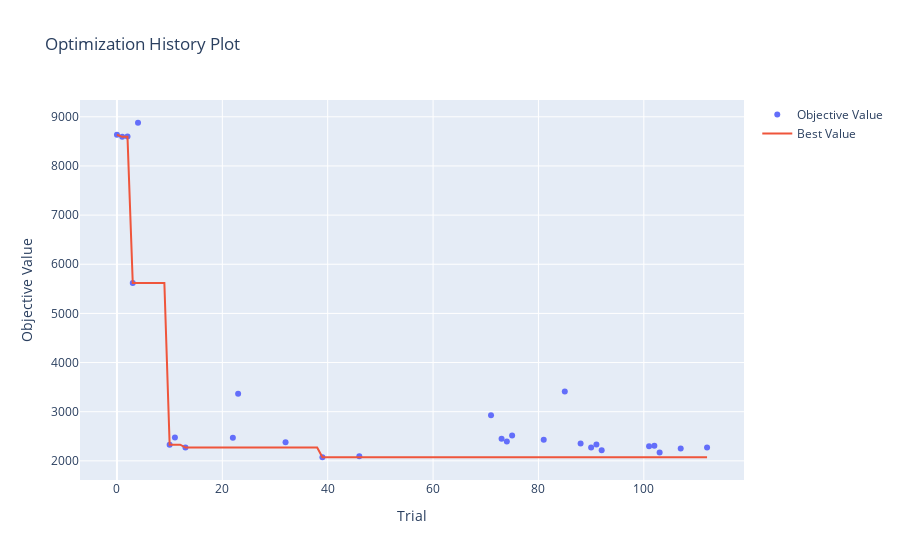

The cell this chart's notebook holds for it:
### Markdown cell above
## 5. Visualizaciones (5 puntos)

<p align="center">
  <img src="https://media.tenor.com/F-LgB1xTebEAAAAd/look-at-this-graph-nickelback.gif">
</p>


Satisfecho con su trabajo, Fiu le pregunta si es posible generar visualizaciones que permitan entender el entrenamiento de su modelo.

A partir del siguiente <a href = https://optuna.readthedocs.io/en/stable/tutorial/10_key_features/005_visualization.html#visualization>enlace</a>, genere las siguientes visualizaciones:

1. Gráfico de historial de optimización [1 punto]
2. Gráfico de coordenadas paralelas [1 punto]
3. Gráfico de importancia de hiperparámetros [1 punto]

Comente sus resultados:

4. ¿Desde qué *trial* se empiezan a observar mejoras notables en sus resultados? [0.5 puntos]
5. ¿Qué tendencias puede observar a partir del gráfico de coordenadas paralelas? [1 punto]
6. ¿Cuáles son los hiperparámetros con mayor importancia para la optimización de su modelo? [0.5 puntos]

### Code cell
from optuna.visualization import plot_optimization_history

# Grafico de historial de optimizacion
plot_optimization_history(study_p)

### Figure 1 — Plotly figure (JSON) as saved in the notebook; plotly's stock layout.template omitted (floating-point values rounded to 4 significant figures)
{"data": [{"mode": "markers", "name": "Objective Value", "type": "scatter", "x": [0, 1, 2, 3, 4, 10, 11, 13, 22, 23, 32, 39, 46, 71, 73, 74, 75, 81, 85, 88, 90, 91, 92, 101, 102, 103, 107, 112], "y": [8636.0, 8592.0, 8598.0, 5618.0, 8879.0, 2328.0, 2473.0, 2269.0, 2472.0, 3363.0, 2379.0, 2073.0, 2095.0, 2930.0, 2452.0, 2396.0, 2514.0, 2431.0, 3412.0, 2353.0, 2273.0, 2332.0, 2218.0, 2298.0, 2308.0, 2170.0, 2251.0, 2270.0]}, {"mode": "lines", "name": "Best Value", "type": "scatter", "x": [0, 1, 2, 3, 4, 5, 6, 7, 8, 9, 10, 11, 12, 13, 14, 15, 16, 17, 18, 19, 20, 21, 22, 23, 24, 25, 26, 27, 28, 29, 30, 31, 32, 33, 34, 35, 36, 37, 38, 39, 40, 41, 42, 43, 44, 45, 46, 47, 48, 49, 50, 51, 52, 53, 54, 55, 56, 57, 58, 59, 60, 61, 62, 63, 64, 65, 66, 67, 68, 69, 70, 71, 72, 73, 74, 75, 76, 77, 78, 79, 80, 81, 82, 83, 84, 85, 86, 87, 88, 89, 90, 91, 92, 93, 94, 95, 96, 97, 98, 99, 100, 101, 102, 103, 104, 105, 106, 107, 108, 109, 110, 111, 112], "y": [8636.0, 8592.0, 8592.0, 5618.0, 5618.0, 5618.0, 5618.0, 5618.0, 5618.0, 5618.0, 2328.0, 2328.0, 2328.0, 2269.0, 2269.0, 2269.0, 2269.0, 2269.0, 2269.0, 2269.0, 2269.0, 2269.0, 2269.0, 2269.0, 2269.0, 2269.0, 2269.0, 2269.0, 2269.0, 2269.0, 2269.0, 2269.0, 2269.0, 2269.0, 2269.0, 2269.0, 2269.0, 2269.0, 2269.0, 2073.0, 2073.0, 2073.0, 2073.0, 2073.0, 2073.0, 2073.0, 2073.0, 2073.0, 2073.0, 2073.0, 2073.0, 2073.0, 2073.0, 2073.0, 2073.0, 2073.0, 2073.0, 2073.0, 2073.0, 2073.0, 2073.0, 2073.0, 2073.0, 2073.0, 2073.0, 2073.0, 2073.0, 2073.0, 2073.0, 2073.0, 2073.0, 2073.0, 2073.0, 2073.0, 2073.0, 2073.0, 2073.0, 2073.0, 2073.0, 2073.0, 2073.0, 2073.0, 2073.0, 2073.0, 2073.0, 2073.0, 2073.0, 2073.0, 2073.0, 2073.0, 2073.0, 2073.0, 2073.0, 2073.0, 2073.0, 2073.0, 2073.0, 2073.0, 2073.0, 2073.0, 2073.0, 2073.0, 2073.0, 2073.0, 2073.0, 2073.0, 2073.0, 2073.0, 2073.0, 2073.0, 2073.0, 2073.0, 2073.0]}, {"marker": {"color": "#cccccc"}, "mode": "markers", "name": "Infeasible Trial", "showlegend": false, "type": "scatter", "x": [], "y": []}], "layout": {"title": {"text": "Optimization History Plot"}, "xaxis": {"title": {"text": "Trial"}}, "yaxis": {"title": {"text": "Objective Value"}}}}
